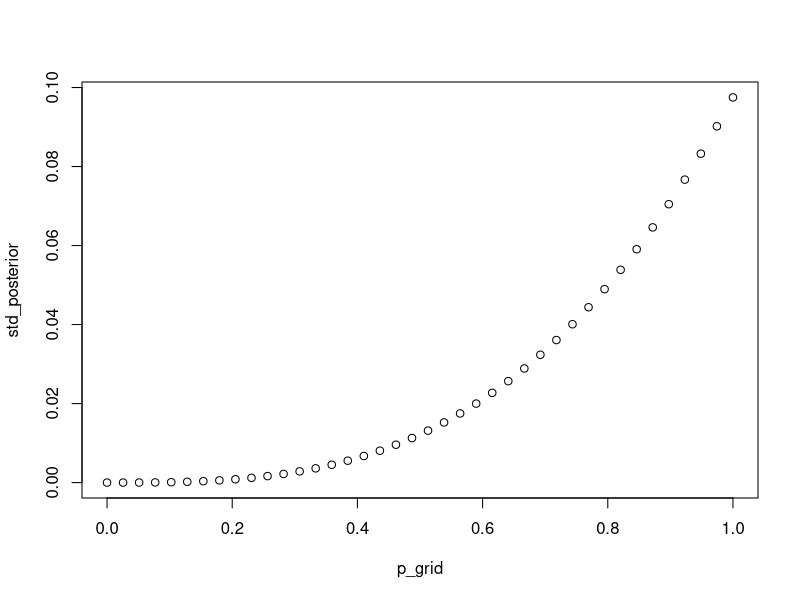
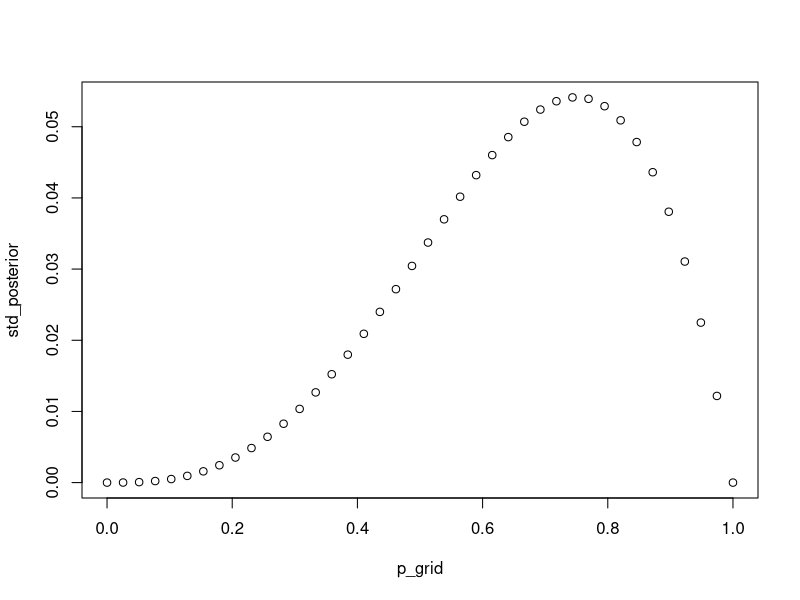
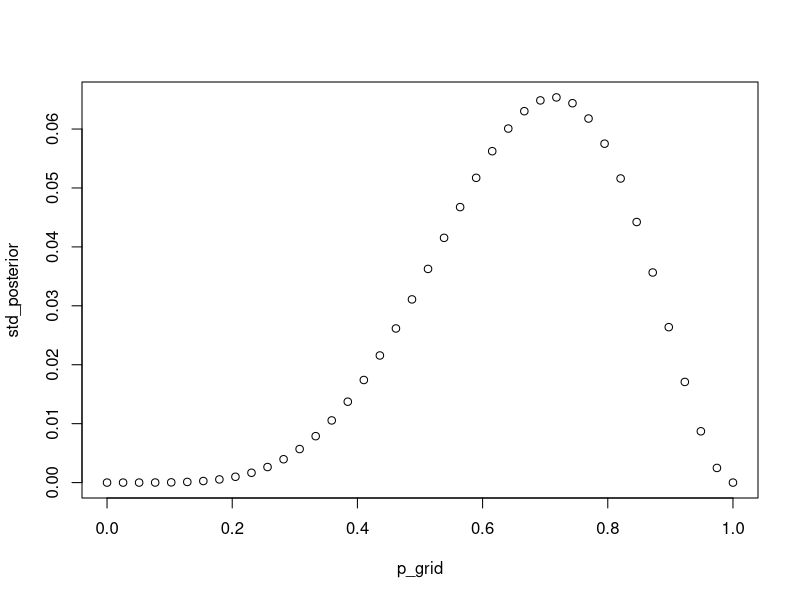
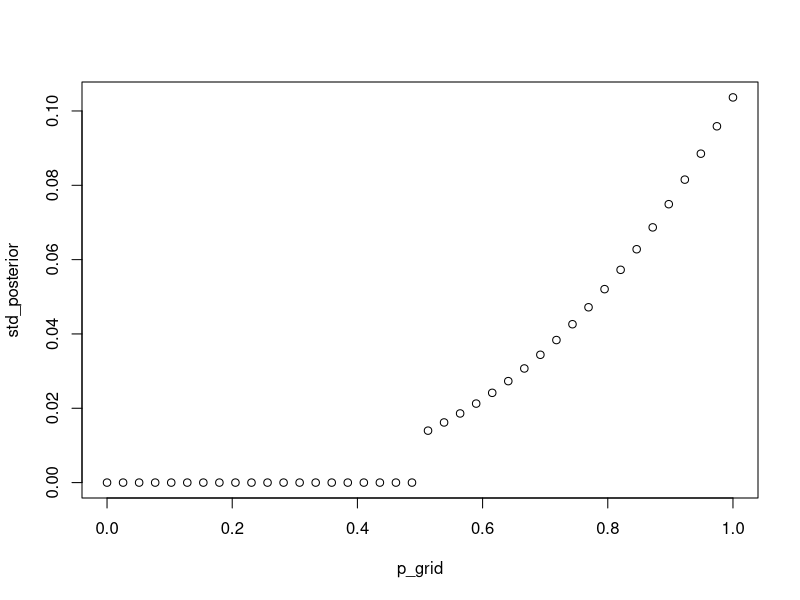
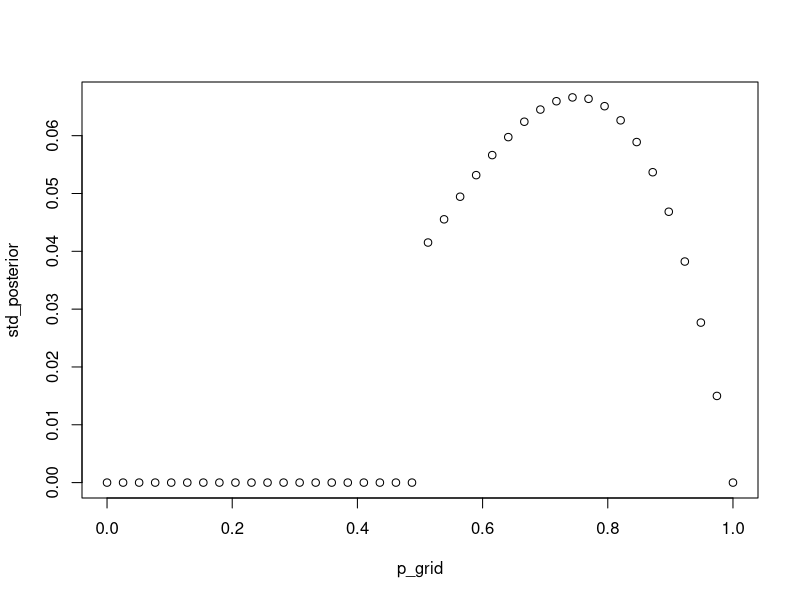
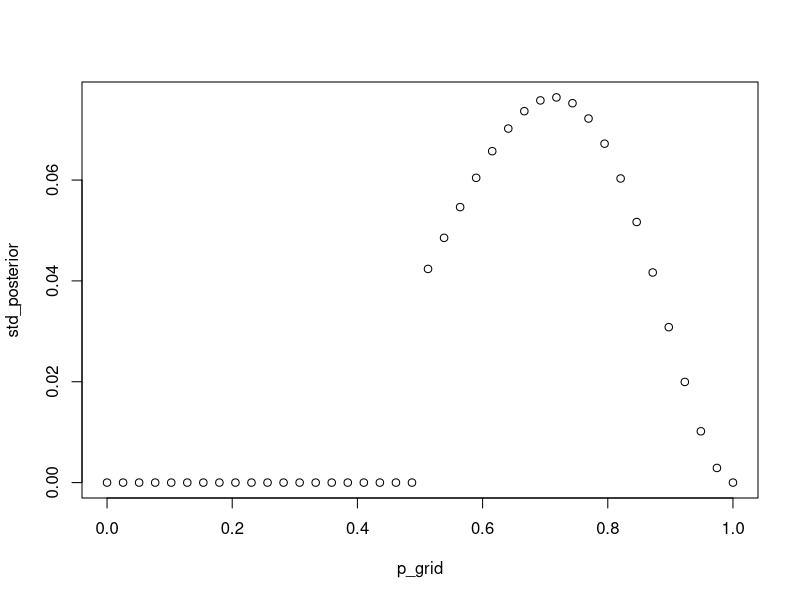

The R source for these figures, in order:
## ---- chunk 1
grid_size <- 40
p_priors <- rep(1,grid_size)
p_grid <- seq(from=0, to=1, length.out = grid_size)

## ---- chunk 2
likelihood <- dbinom(3,size = 3,prob = p_grid)
unstd_posterior <- likelihood*p_priors
std_posterior <- unstd_posterior/sum(unstd_posterior)
plot(p_grid,std_posterior)
## ---- chunk 3
likelihood <- dbinom(3,size = 4,prob = p_grid)
unstd_posterior <- likelihood*p_priors
std_posterior <- unstd_posterior/sum(unstd_posterior)
plot(p_grid,std_posterior)
## ---- chunk 4
likelihood <- dbinom(5,size = 7,prob = p_grid)
unstd_posterior <- likelihood*p_priors
std_posterior <- unstd_posterior/sum(unstd_posterior)
plot(p_grid,std_posterior)
## ---- chunk 5
grid_size <- 40
p_grid <- seq(from=0, to=1, length.out = grid_size)
p_priors <- ifelse(p_grid < 0.5, 0,1 )
## ---- chunk 6
likelihood <- dbinom(3,size = 3,prob = p_grid)
unstd_posterior <- likelihood*p_priors
std_posterior <- unstd_posterior/sum(unstd_posterior)
plot(p_grid,std_posterior)
## ---- chunk 7
likelihood <- dbinom(3,size = 4,prob = p_grid)
unstd_posterior <- likelihood*p_priors
std_posterior <- unstd_posterior/sum(unstd_posterior)
plot(p_grid,std_posterior)
## ---- chunk 8
likelihood <- dbinom(5,size = 7,prob = p_grid)
unstd_posterior <- likelihood*p_priors
std_posterior <- unstd_posterior/sum(unstd_posterior)
plot(p_grid,std_posterior)
## ---- chunk 9
priors <- c(0.5,0.5)
probs <- c(0.3,1)
likelihood <- priors[1]*probs[1]
posterior <- likelihood/sum(probs*priors)
